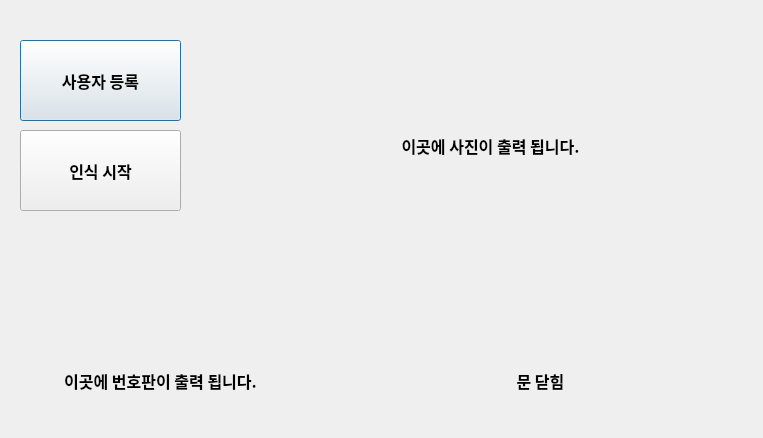
<?xml version="1.0" encoding="UTF-8"?>
<ui version="4.0">
 <class>Dialog</class>
 <widget class="QDialog" name="Dialog">
  <property name="geometry">
   <rect>
    <x>0</x>
    <y>0</y>
    <width>763</width>
    <height>438</height>
   </rect>
  </property>
  <property name="windowTitle">
   <string>FullCover</string>
  </property>
  <widget class="QPushButton" name="btn_1">
   <property name="geometry">
    <rect>
     <x>20</x>
     <y>40</y>
     <width>161</width>
     <height>81</height>
    </rect>
   </property>
   <property name="font">
    <font>
     <family>맑은 고딕</family>
     <pointsize>12</pointsize>
     <weight>75</weight>
     <bold>true</bold>
    </font>
   </property>
   <property name="text">
    <string>사용자 등록</string>
   </property>
  </widget>
  <widget class="QPushButton" name="btn_2">
   <property name="geometry">
    <rect>
     <x>20</x>
     <y>130</y>
     <width>161</width>
     <height>81</height>
    </rect>
   </property>
   <property name="font">
    <font>
     <family>맑은 고딕</family>
     <pointsize>12</pointsize>
     <weight>75</weight>
     <bold>true</bold>
    </font>
   </property>
   <property name="text">
    <string>인식 시작</string>
   </property>
  </widget>
  <widget class="QLabel" name="lbl_picture">
   <property name="geometry">
    <rect>
     <x>250</x>
     <y>10</y>
     <width>481</width>
     <height>271</height>
    </rect>
   </property>
   <property name="font">
    <font>
     <family>맑은 고딕</family>
     <pointsize>12</pointsize>
     <weight>75</weight>
     <bold>true</bold>
    </font>
   </property>
   <property name="lineWidth">
    <number>1</number>
   </property>
   <property name="text">
    <string>이곳에 사진이 출력 됩니다.</string>
   </property>
   <property name="alignment">
    <set>Qt::AlignCenter</set>
   </property>
  </widget>
  <widget class="QLabel" name="lbl2_picture">
   <property name="geometry">
    <rect>
     <x>30</x>
     <y>350</y>
     <width>261</width>
     <height>61</height>
    </rect>
   </property>
   <property name="font">
    <font>
     <family>맑은 고딕</family>
     <pointsize>12</pointsize>
     <weight>75</weight>
     <bold>true</bold>
    </font>
   </property>
   <property name="text">
    <string>이곳에 번호판이 출력 됩니다.</string>
   </property>
   <property name="alignment">
    <set>Qt::AlignCenter</set>
   </property>
  </widget>
  <widget class="QLabel" name="lbl2_picture_2">
   <property name="geometry">
    <rect>
     <x>410</x>
     <y>350</y>
     <width>261</width>
     <height>61</height>
    </rect>
   </property>
   <property name="font">
    <font>
     <family>맑은 고딕</family>
     <pointsize>12</pointsize>
     <weight>75</weight>
     <bold>true</bold>
    </font>
   </property>
   <property name="text">
    <string>문 닫힘</string>
   </property>
   <property name="alignment">
    <set>Qt::AlignCenter</set>
   </property>
  </widget>
 </widget>
 <resources/>
 <connections/>
</ui>
